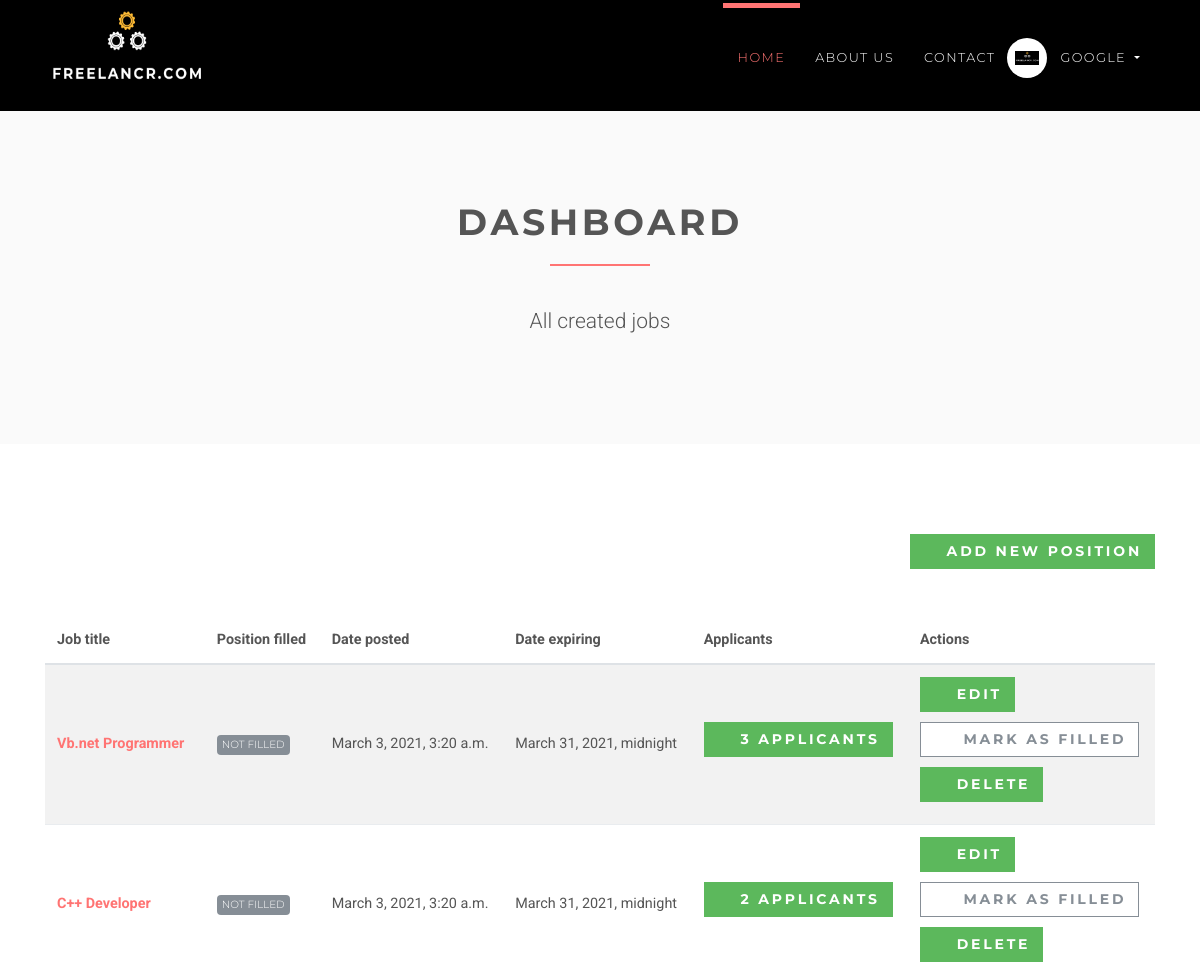
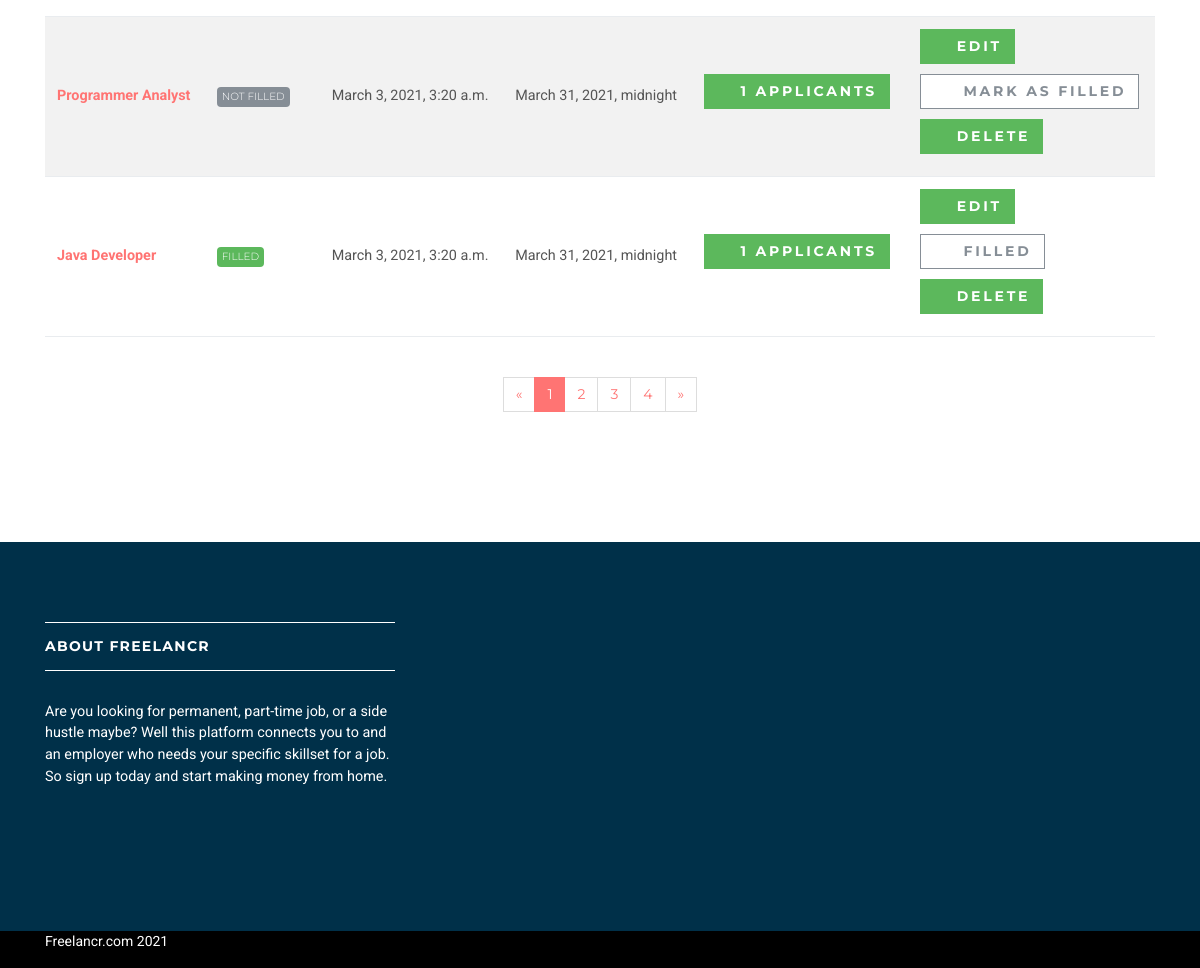
/employer/dashboard (signed in), run on the app's committed database (2 pictures, top to bottom).
### accounts/models.py (models this page shows, shortened)
class User(AbstractUser):
    username = None
    role = models.CharField(max_length=12, error_messages={
        'required': "Role must be provided"
    })
    gender = models.CharField(max_length=10, blank=True, null=True, default="")
    email = models.EmailField(unique=True, blank=False,
                              error_messages={
                                  'unique': "A user with that email already exists.",
                              })
    USERNAME_FIELD = "email"
    REQUIRED_FIELDS = []
    objects = UserManager()

### jobsapp/models.py (models this page shows, shortened)
class Job(models.Model):
    user = models.ForeignKey(User, on_delete=models.CASCADE)
    title = models.CharField(max_length=300)
    description = models.TextField()
    location = models.CharField(max_length=150)
    type = models.CharField(choices=JOB_TYPE, max_length=10)
    category = models.CharField(max_length=100)
    last_date = models.DateTimeField()
    company_name = models.CharField(max_length=100)
    company_description = models.CharField(max_length=300)
    website = models.CharField(max_length=100, default="")
    created_at = models.DateTimeField(default=timezone.now)
    filled = models.BooleanField(default=False)

### jobsapp/views/employer.py (the view)
# urls.py: path('', DashboardView.as_view(), name='employer-dashboard'),
class DashboardView(ListView):
    model = Job
    template_name = 'jobs/employer/dashboard.html'
    context_object_name = 'jobs'
    @method_decorator(login_required(login_url=reverse_lazy('accounts:login')))
    @method_decorator(user_is_employer)
    def dispatch(self, request, *args, **kwargs):
        return super().dispatch(self.request, *args, **kwargs)
    def get_queryset(self):
        return self.model.objects.filter(user_id=self.request.user.id)

### templates/jobs/employer/dashboard.html (shortened to what this page needs)
{% extends 'base.html' %}
{% load static %}
{% block content %}
    <section class="bg-light-gray">
        <div class="container">
            <div class="row">
                <div class="col-lg-8 mx-auto">
                    <h1 class="heading">dashboard</h1>
                    <p class="lead text-center">All created jobs</p>
                </div>
            </div>
        </div>
    </section>
    <section>
        <div class="container">
            <div class="row">
                <div class="col-lg-12 text-right mb-5"><a href="{% url 'jobs:employer-jobs-create' %}"
                                                          class="btn btn-success">
                    <i class="fa fa-plus"></i>Add new position</a></div>
                <div class="col-lg-12">
                    <div class="table-responsive">
                        <table class="table table-striped table-hover table-client-dashboard">
                            <thead>
                            <tr>
                                <th>Job title</th>
                                <th>Position filled</th>
                                <th>Date posted</th>
                                <th>Date expiring</th>
                                <th>Applicants</th>
                                <th>Actions</th>
                            </tr>
                            </thead>
                            <tbody>
                            {% for job in jobs %}
                                <tr>
                                    <th><a href="{% url 'jobs:jobs-detail' job.id %}">{{ job.title }}</a>
                                    </th>
                                    <td>
                                        {% if job.filled %}
                                            <span class="badge badge-success">Filled</span>
                                        {% else %}
                                            <span class="badge badge-secondary">Not Filled</span>
                                        {% endif %}
                                    </td>
                                    <td>{{ job.created_at }}</td>
                                    <td>{{ job.last_date }}</td>
                                    <td>
                                        <a href="{% url 'jobs:employer-dashboard-applicants' job.id %}"
                                           class="btn btn-success">
                                            <i class="fa fa-users"></i>{{ job.applicants.count }}
                                            <span class="hidden-xs hidden-sm">Applicants</span>
                                        </a>
                                    </td>
                                    <td>
                                        <a href="#" class="btn btn-success">
                                            <i class="fa fa-edit"></i>Edit
                                        </a>
                                        <br>
                                        {% if job.filled %}
                                            <a href="{% url 'jobs:job-mark-filled' job.id %}"
                                               class="btn btn-outline-white-secondary">
                                                <i class="fa fa-check-circle-o"></i>
                                                <span class="hidden-xs hidden-sm">Filled</span>
                                            </a><br>
                                        {% else %}
                                            <a href="{% url 'jobs:job-mark-filled' job.id %}"
                                               class="btn btn-outline-white-secondary">
                                                <i class="fa fa-check-circle-o"></i>
                                                <span class="hidden-xs hidden-sm">Mark as </span>filled
                                            </a><br>
                                        {% endif %}
                                        <a href="#" class="btn btn-success">
                                            <i class="fa fa-times-circle-o"></i>Delete
                                        </a>
                                    </td>
                                </tr>
                            {% endfor %}
                            </tbody>
                        </table>
                    </div>
                    <div class="pages">
                        <nav aria-label="Page navigation example" class="d-flex justify-content-center mt-4 mb-4">
                            <ul class="pagination">
                                <li class="page-item"><a href="#" aria-label="Previous" class="page-link"><span
                                        aria-hidden="true">«</span><span class="sr-only">Previous</span></a></li>
                                <li class="page-item active"><a href="#" class="page-link">1</a></li>
                                <li class="page-item"><a href="#" class="page-link">2</a></li>
                                <li class="page-item"><a href="#" class="page-link">3</a></li>
                                <li class="page-item"><a href="#" class="page-link">4</a></li>
                                <li class="page-item"><a href="#" aria-label="Next" class="page-link"><span
                                        aria-hidden="true">»</span><span class="sr-only">Next</span></a></li>
                            </ul>
                        </nav>
                    </div>
                </div>
            </div>
        </div>
    </section>
{% endblock %}

### templates/base.html (shortened to what this page needs)
{% load static %}
<!DOCTYPE html>
<html>
<head>
    <link rel="stylesheet"
          href="{% static 'vendor/bootstrap/css/bootstrap.min.css' %}">
    <link rel="stylesheet"
          href="{% static 'vendor/font-awesome/css/font-awesome.min.css' %}">
    <link rel="stylesheet"
          href="{% static 'vendor/owl.carousel/assets/owl.carousel.css' %}">
    <link rel="stylesheet"
          href="{% static 'vendor/owl.carousel/assets/owl.theme.default.css' %}">
    <link rel="stylesheet" href="{% static 'css/style.default.css' %}"
          id="theme-stylesheet">
    <link rel="stylesheet" href="{% static 'css/custom.css' %}">
</head>
<body>
<header class="header">
    <nav class="navbar navbar-expand-lg" style="background-color: #000000;">
        <div class="container">
            <a href="/" class="navbar-brand">
                <img src="{% static 'img/logo.png' %}" height="100" width="160" alt="logo" class="d-none d-lg-block">
            </a>
            <div id="navbarSupportedContent" class="collapse navbar-collapse">
                <ul class="navbar-nav ml-auto">
                    <li class="nav-item active">
                        <a href="/" class="nav-link">Home <span class="sr-only">(current)</span></a>
                    </li>
                    <li class="nav-item">
                        <a href="#" class="nav-link">About Us</a>
                    </li>
                    <li class="nav-item">
                        <a href="#" class="nav-link">Contact</a>
                    </li>
                    {% if request.user.is_authenticated and request.user.role == 'employer' %}
                        <li class="nav-item dropdown">
                            <a id="clientZone" href="#" data-toggle="dropdown"
                               aria-haspopup="true" aria-expanded="false"
                               class="nav-link dropdown-toggle has-img mb-3 mb-lg-0 mt-3 mt-lg-0">
                                <div class="client-menu-image">
                                    <div class="inner">
                                        <img src="{% static 'img/logo.png' %}"
                                             alt="company image"
                                             class="img-fluid">
                                    </div>
                                </div>
                                {% if request.user.role == 'employee' %}
                                    {{ request.user.first_name }} {{ request.user.last_name }}
                                {% else %}
                                    {{ request.user.first_name }}
                                {% endif %}
                            </a>
                        </li>
                    {% endif %}
                </ul>
            </div>
        </div>
    </nav>
</header>
<div>
    {% block content %} {% endblock %}
</div>
<footer class="footer">
    <div class="footer__block">
        <div class="container">
            <div class="row">
                <div class="col-lg-4 col-md-12 mb-5">
                    <h4 class="h5">About Freelancr</h4>
                    <p> Are you looking for permanent, part-time job, or a side hustle maybe? Well this platform connects you to and an employer who needs your specific skillset for a job.
                    So sign up today and start making money from home.
                    </p>
                </div>
            </div>
        </div>
    </div>
    <div class="footer__copyright">
        <div class="container">
            <div class="row">
                <div class="col-md-6 text-md-left text-center">
                    <p>Freelancr.com 2021</p>
                </div>
            </div>
        </div>
    </div>
</footer>
</body>
</html>

### data on the page
User: user.first_name "GOOGLE"
Job: title "Vb.net Programmer", filled "NOT FILLED", created_at "March 3, 2021, 3:20 a.m.", last_date "March 31, 2021, midnight", applicants.count "3"
Job: title "C++ Developer", filled "NOT FILLED", created_at "March 3, 2021, 3:20 a.m.", last_date "March 31, 2021, midnight", applicants.count "2"
Job: title "Programmer Analyst", filled "NOT FILLED", created_at "March 3, 2021, 3:20 a.m.", last_date "March 31, 2021, midnight", applicants.count "1"
Job: title "Java Developer", filled "FILLED", created_at "March 3, 2021, 3:20 a.m.", last_date "March 31, 2021, midnight", applicants.count "1"
